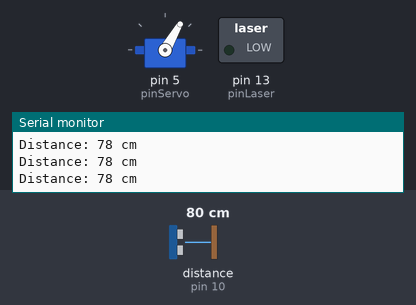
Recording of a sketch running on a simulated Arduino Uno, built with avr-gcc and run on an emulated ATmega328P. Parts: servo, switched loads named in the sketch (green lamp = pin HIGH), the last lines printed to the serial monitor. Wiring (inferred from the names in the program): ultrasonic range finder: trigger pin 12; echo pin 10. The test bench sets the inputs (shaded band); at power-on: distance to the obstacle (sensor on pin 10) 80 cm. The echo pulse lasts 58.3 µs per cm; pins used as bus, display or sensor lines are not drawn.

Above: at 1.2 s.
1.3 s: distance to the obstacle (sensor on pin 10) set to 34 cm
4.3 s: distance to the obstacle (sensor on pin 10) set to 27 cm
At 5.1 s:
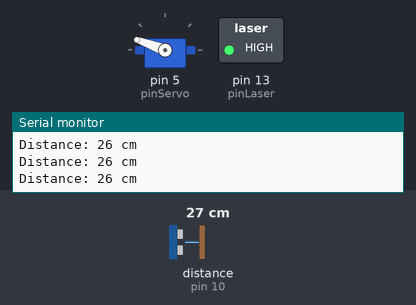
5.8 s: distance to the obstacle (sensor on pin 10) set to 250 cm
At 5.96 s:
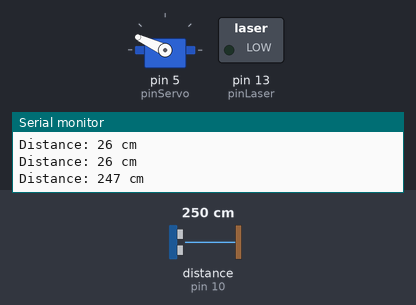
8.8 s: distance to the obstacle (sensor on pin 10) set to 2 cm
At 9.8 s:
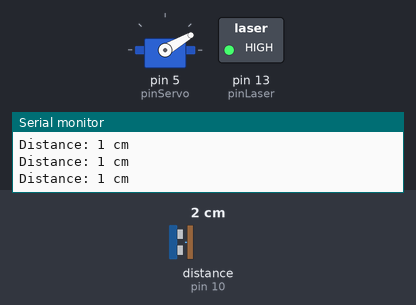
10.3 s: distance to the obstacle (sensor on pin 10) set to 35 cm
At 10.97 s:
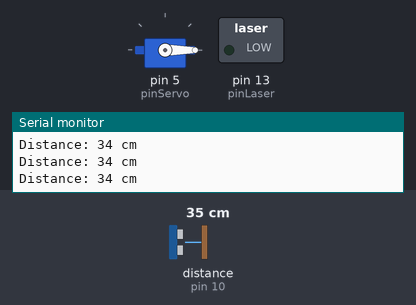
13.3 s: distance to the obstacle (sensor on pin 10) set to 60 cm
Timing chart, 0 to 17.3 s (numbered marks = the images above; inputs shaded):
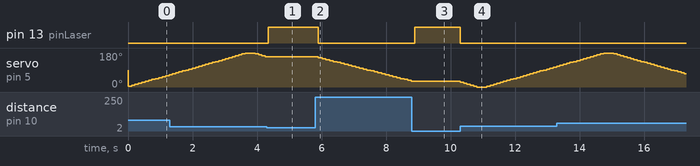

Measured:
- the behaviour switches between 31 and 30 cm on distance to the obstacle (sensor on pin 10) (found by bisection; images 0 and 1)
- after the input at 4.3 s, pin 13 (pinLaser): LOW → HIGH after 0.05 s; servo on pin 5 (pinServo): stays 160° (without the input it goes to 155° after 0.06 s)
- after the input at 5.8 s, pin 13 (pinLaser): HIGH → LOW after 0.10 s; servo on pin 5 (pinServo): moves from 160° to 30° over 2.9 s, starting after 0.10 s
- after the input at 8.8 s, pin 13 (pinLaser): LOW → HIGH after 0.09 s; servo on pin 5 (pinServo): stops changing and stays 30°
- after the input at 10.3 s, pin 13 (pinLaser): HIGH → LOW at once; servo on pin 5 (pinServo): 30° → 25° at once, → 20° 0.10 s later, → 15° 0.10 s later, → 10° 0.10 s later, … (28 changes in this stretch)
- by itself, servo on pin 5 (pinServo): rises from 65° to 180° in 2.3 s, then falls to 160° in 0.62 s

The sketch:

ej10.ino
```cpp
#include <Servo.h>

#define pinServo 5
#define echoPin  10
#define trigPin  12
#define pinLaser 13

int angulo = 0;
int movimiento = 5;
long duration, cm, inches;
Servo servo;

void setup() {
  Serial.begin (9600);
  //Define inputs and outputs
  pinMode(trigPin, OUTPUT);
  pinMode(pinLaser, OUTPUT);
  pinMode(echoPin, INPUT);
  servo.attach(pinServo);
}

void loop()
{
  digitalWrite(trigPin, LOW);
  delayMicroseconds(5);
  digitalWrite(trigPin, HIGH);
  delayMicroseconds(10);
  digitalWrite(trigPin, LOW);

  duration = pulseIn(echoPin, HIGH);
  // Calculating the distance
  cm = duration*0.034/2;

  if (cm < 30) {
    prenderLaser();
  } else {
    apagarLaser();
    moverServo();
  }

  Serial.print("Distance: ");
  Serial.print(cm);
  Serial.println(" cm");

  delay(100);
}

void moverServo() {
  if ((angulo > 180) || (angulo < 0)) {
    movimiento = -movimiento;
  }

  angulo += movimiento;
  servo.write(angulo);
}

void prenderLaser() {
  digitalWrite(pinLaser, HIGH);
}

void apagarLaser() {
  digitalWrite(pinLaser, LOW);
}
```
